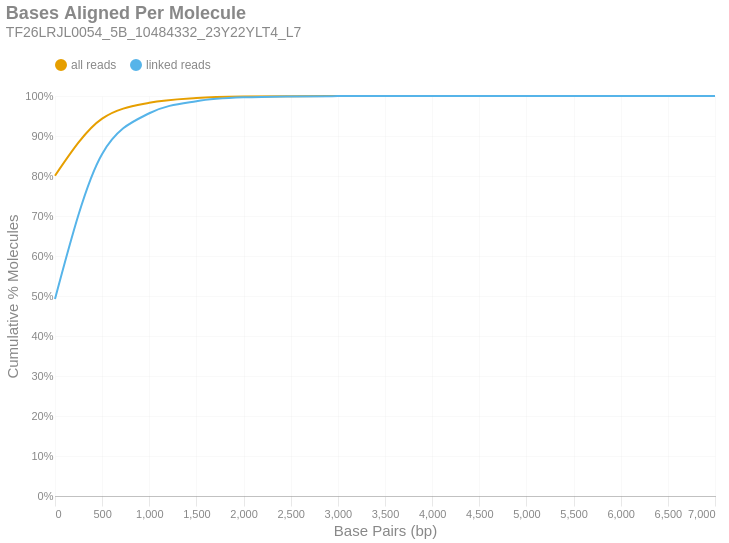

Notebook cell for this chart:
### Markdown cell above
### Bases Aligned Per Molecule
This is a cumulative frequency distribution showing the number of base pairs aligned per unique molecule. These data are shown in 500 bp bins. There are two distributions: one with `all reads` (yellow) and another with only `linked reads` (blue). The percent of molecules in the `linked reads` distribution is relative to the total number of linked molecules.

### Code cell
if SKIPLR:
    print_html(f"Skipped")
else:
    binned_df = consolidated_hist(valids['aligned_bp'], mask, 500, True)
    with SafeRender(binned_df):
        (
            density_plot(binned_df, 'Bases Aligned Per Molecule', samplename, 'basesper')
            .encode(
                x=alt.X('bin:Q', title="Base Pairs (bp)").axis(tickMinStep=500).scale(padding=0),
                y=alt.Y('value:Q', title='Cumulative % Molecules')
                    .axis(format='%')
                    .scale(domain = [0,1])
                    .stack(False),
                color=alt.Color("key:N").scale(domain = ["all reads", "linked reads"]),
                tooltip = [
                    alt.Tooltip("key:N", title = "Data Type"),
                    alt.Tooltip("range_label:N", title="Bases Aligned Per Molecule"),
                    alt.Tooltip("value:Q", format = ".2%", title="% Molecules (Cum.)")
                ]
            )
        ).display()

### Figure 1 — Vega-Lite specification as saved in the notebook (floating-point values rounded to 4 significant figures)
{"width": "container", "height": 400, "config": {"title": {"anchor": "start", "dy": -15, "fontSize": 18, "color": "#888888", "subtitleColor": "#888888", "subtitleFontSize": 14}, "arc": {"fill": "#0072B2"}, "axis": {"domainColor": "#888888", "domainWidth": 0.5, "gridWidth": 0.2, "grid": false, "titleFontWeight": 400, "titleFontSize": 15, "labelFontSize": 11, "labelColor": "#888888", "tickColor": "#888888", "tickWidth": 0.2, "titleColor": "#888888"}, "axisBand": {"grid": false}, "axisX": {"grid": true, "tickSize": 10, "domainCap": "round"}, "axisY": {"domain": false, "grid": true, "tickSize": 0, "domainCap": "round"}, "background": "transparent", "header": {"labelFontSize": 15, "labelColor": "#888888", "titleFontSize": 15, "titleFontWeight": 600, "titleColor": "#888888"}, "legend": {"labelFont": "sans-serif", "labelFontSize": 12, "labelColor": "#888888", "symbolSize": 100, "symbolType": "circle", "titleFontSize": 12, "titlePadding": 10, "titleColor": "#888888", "title": null, "orient": "top"}, "range": {"category": ["#E69F00", "#56B4E9", "#009E73", "#F0E442", "#0072B2", "#D55E00", "#CC79A7", "#000000"], "diverging": ["#cfe8f3", "#a2d4ec", "#73bfe2", "#46abdb", "#1696d2", "#12719e"]}, "area": {"fill": "#0072B2", "fillOpacity": 0.7, "line": true, "strokeOpacity": 0.7}, "line": {"color": "#0072B2", "stroke": "#0072B2", "strokeWidth": 2}, "trail": {"color": "#0072B2", "stroke": "#0072B2", "strokeWidth": 0, "size": 1}, "point": {"filled": true, "fillOpacity": 1.0, "size": 95}, "text": {"color": "#888888", "fontSize": 11, "align": "right", "fontWeight": 400, "size": 11}, "bar": {"fill": "#0072B2", "stroke": null}, "view": {"stroke": null, "continuousWidth": 660, "continuousHeight": 400}}, "data": {"name": "data-5a7cd86faaa05b95a53c4d1cd8bb4a58"}, "mark": {"type": "line", "interpolate": "monotone", "point": {"opacity": 0, "size": 275}}, "encoding": {"color": {"field": "key", "scale": {"domain": ["all reads", "linked reads"]}, "type": "nominal"}, "tooltip": [{"field": "key", "title": "Data Type", "type": "nominal"}, {"field": "range_label", "title": "Bases Aligned Per Molecule", "type": "nominal"}, {"field": "value", "format": ".2%", "title": "% Molecules (Cum.)", "type": "quantitative"}], "x": {"axis": {"tickMinStep": 500}, "field": "bin", "scale": {"padding": 0}, "title": "Base Pairs (bp)", "type": "quantitative"}, "y": {"axis": {"format": "%"}, "field": "value", "scale": {"domain": [0, 1]}, "stack": false, "title": "Cumulative % Molecules", "type": "quantitative"}}, "params": [{"name": "param_c36ac31b6afebe62", "select": {"type": "point", "fields": ["key"]}, "bind": "legend"}], "title": {"text": "Bases Aligned Per Molecule", "subtitle": "TF26LRJL0054_5B_10484332_23Y22YLT4_L7"}, "transform": [{"fold": ["all reads (cumsum)", "linked reads (cumsum)"]}, {"calculate": "replace(datum.key, ' (cumsum)', '')", "as": "key"}, {"filter": {"param": "param_c36ac31b6afebe62"}}], "usermeta": {"embedOptions": {"downloadFileName": "TF26LRJL0054_5B_10484332_23Y22YLT4_L7.basesper"}}, "$schema": "https://vega.github.io/schema/vega-lite/v6.4.1.json", "datasets": {"data-5a7cd86faaa05b95a53c4d1cd8bb4a58": [{"bin": "0.0", "interval": "0.0-500.0", "all reads": 0.8008, "linked reads": 0.4925, "all reads (cumsum)": 0.8008, "linked reads (cumsum)": 0.4925, "range_label": "0-499"}, {"bin": "500.0", "interval": "500.0-1000.0", "all reads": 0.1427, "linked reads": 0.3627, "all reads (cumsum)": 0.9435, "linked reads (cumsum)": 0.8552, "range_label": "500-999"}, {"bin": "1000.0", "interval": "1000.0-1500.0", "all reads": 0.03971, "linked reads": 0.1017, "all reads (cumsum)": 0.9832, "linked reads (cumsum)": 0.9569, "range_label": "1000-1499"}, {"bin": "1500.0", "interval": "1500.0-2000.0", "all reads": 0.01179, "linked reads": 0.03021, "all reads (cumsum)": 0.995, "linked reads (cumsum)": 0.9871, "range_label": "1500-1999"}, {"bin": "2000.0", "interval": "2000.0-2500.0", "all reads": 0.003733, "linked reads": 0.009567, "all reads (cumsum)": 0.9987, "linked reads (cumsum)": 0.9967, "range_label": "2000-2499"}, {"bin": "2500.0", "interval": "2500.0-3000.0", "all reads": 0.0009185, "linked reads": 0.002354, "all reads (cumsum)": 0.9996, "linked reads (cumsum)": 0.999, "range_label": "2500-2999"}, {"bin": "3000.0", "interval": "3000.0-3500.0", "all reads": 0.0002592, "linked reads": 0.0006642, "all reads (cumsum)": 0.9999, "linked reads (cumsum)": 0.9997, "range_label": "3000-3499"}, {"bin": "3500.0", "interval": "3500.0-4000.0", "all reads": 7.575e-05, "linked reads": 0.0001941, "all reads (cumsum)": 1.0, "linked reads (cumsum)": 0.9999, "range_label": "3500-3999"}, {"bin": "4000.0", "interval": "4000.0-4500.0", "all reads": 2.85e-05, "linked reads": 7.305e-05, "all reads (cumsum)": 1.0, "linked reads (cumsum)": 1.0, "range_label": "4000-4499"}, {"bin": "4500.0", "interval": "4500.0-5000.0", "all reads": 7.918e-06, "linked reads": 2.029e-05, "all reads (cumsum)": 1.0, "linked reads (cumsum)": 1.0, "range_label": "4500-4999"}, {"bin": "5000.0", "interval": "5000.0-5500.0", "all reads": 1.32e-06, "linked reads": 3.382e-06, "all reads (cumsum)": 1.0, "linked reads (cumsum)": 1.0, "range_label": "5000-5499"}, {"bin": "5500.0", "interval": "5500.0-6000.0", "all reads": 5.279e-07, "linked reads": 1.353e-06, "all reads (cumsum)": 1.0, "linked reads (cumsum)": 1.0, "range_label": "5500-5999"}, {"bin": "6000.0", "interval": "6000.0-6500.0", "all reads": 2.639e-07, "linked reads": 6.763e-07, "all reads (cumsum)": 1.0, "linked reads (cumsum)": 1.0, "range_label": "6000-6499"}, {"bin": "6500.0", "interval": "6500.0-7000.0", "all reads": 5.279e-07, "linked reads": 1.353e-06, "all reads (cumsum)": 1.0, "linked reads (cumsum)": 1.0, "range_label": "6500-6999"}, {"bin": "7000.0", "interval": "7000.0-7500.0", "all reads": 2.639e-07, "linked reads": 6.763e-07, "all reads (cumsum)": 1.0, "linked reads (cumsum)": 1.0, "range_label": "7000-7499"}]}}
